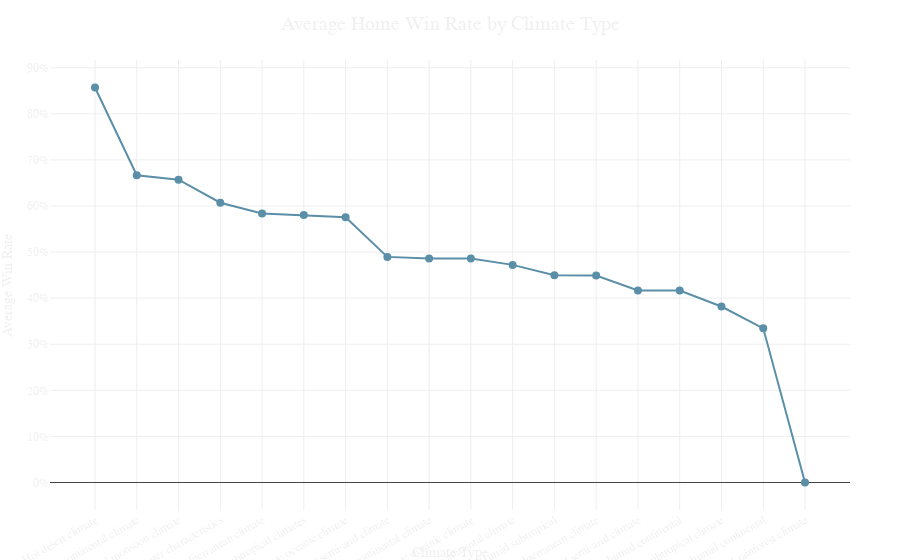

Notebook cell for this chart:
### Code cell
import plotly.express as px
import plotly.io as pio

climate_winrate = stats.groupby(koppen).agg(
    Avg_Win_Rate=("Home_Win_Rate", "mean"),
    Num_Cities=("city", "nunique")
).reset_index()

climate_winrate = climate_winrate.sort_values("Avg_Win_Rate", ascending=False)

fig_line = px.line(
    climate_winrate,
    x=koppen,
    y="Avg_Win_Rate",
    markers=True,
    title="Average Home Win Rate by Climate Type",
    labels={"Avg_Win_Rate": "Average Win Rate", koppen: "Climate Type"},
    color_discrete_sequence=["#5B8FA8"]
)

fig_line.update_traces(line=dict(width=2), marker=dict(size=8))
fig_line.update_layout(
    title="Average Home Win Rate by Climate Type",
    xaxis=dict(tickangle=-30, tickfont=dict(color="#f0f0f0")),
    yaxis=dict(tickformat=".0%", tickfont=dict(color="#f0f0f0")),
    plot_bgcolor="rgba(0,0,0,0)",
    paper_bgcolor="rgba(0,0,0,0)",
    font=dict(color="#f0f0f0", family="Arial"),
    title_font=dict(size=20, color="#f0f0f0"),
    showlegend=False,
    margin=dict(t=60, l=50, r=50, b=50)
)

fig_line.show()

pio.write_html(
    fig_line,
    file="ave_rate.html",
    include_plotlyjs="cdn",
    full_html=False,
    config={"responsive": True}
)

### Figure 1 — Plotly figure (JSON) as saved in the notebook; plotly's stock layout.template omitted (floating-point values rounded to 4 significant figures)
{"data": [{"hovertemplate": "Climate Type=%{x}<br>Average Win Rate=%{y}<extra></extra>", "legendgroup": "", "line": {"color": "#5B8FA8", "dash": "solid", "width": 2}, "marker": {"size": 8, "symbol": "circle"}, "mode": "lines+markers", "name": "", "orientation": "v", "showlegend": false, "type": "scatter", "x": ["Hot desert climate", "Monsoon-influenced hot-summer humid continental climate", "Tropical monsoon climate", "Tropical savanna climate with dry-winter characteristics", "Hot-summer Mediterranean climate", "Humid subtropical climates", "Temperate oceanic climate", "Hot semi-arid climate", "Hot-summer humid continental climate", "Subtropical highland climate or Monsoon-influenced temperate oceanic climate", "Warm-summer humid continental climate", "Humid subtropical", "Warm-summer Mediterranean climate", "Cold semi-arid climate", "Hot-summer humid continental", "Monsoon-influenced humid subtropical climate", "Warm-summer humid continental", "Tropical rainforest climate"], "xaxis": "x", "y": [0.8571, 0.6667, 0.6571, 0.6071, 0.584, 0.5804, 0.5756, 0.4896, 0.4863, 0.4859, 0.4722, 0.45, 0.4492, 0.4167, 0.4167, 0.3819, 0.3345, 0], "yaxis": "y"}], "layout": {"autosize": true, "font": {"color": "#f0f0f0", "family": "Arial"}, "legend": {"tracegroupgap": 0}, "margin": {"b": 50, "l": 50, "r": 50, "t": 60}, "paper_bgcolor": "rgba(0, 0, 0, 0)", "plot_bgcolor": "rgba(0, 0, 0, 0)", "showlegend": false, "title": {"font": {"color": "#f0f0f0", "size": 20}, "text": "Average Home Win Rate by Climate Type"}, "xaxis": {"anchor": "y", "autorange": true, "domain": [0, 1], "range": [-1.049, 18.05], "tickangle": -30, "tickfont": {"color": "#f0f0f0"}, "title": {"text": "Climate Type"}, "type": "category"}, "yaxis": {"anchor": "x", "autorange": true, "domain": [0, 1], "range": [-0.06977, 0.9269], "tickfont": {"color": "#f0f0f0"}, "tickformat": ".0%", "title": {"text": "Average Win Rate"}, "type": "linear"}}}
